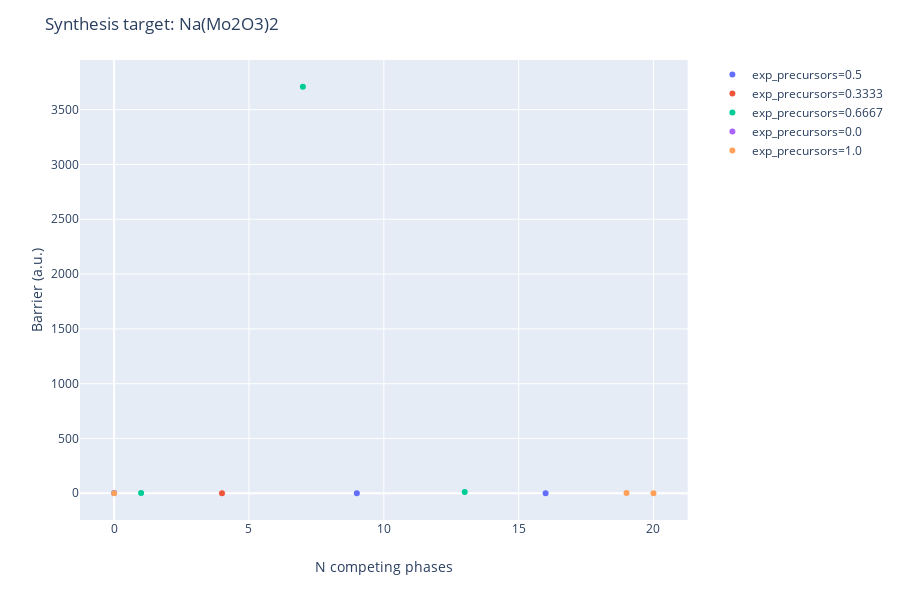

Notebook cell for this chart:
### Code cell
router.recommend_routes(temperature=1000, pressure=None, allow_gas_release=True, show_known_precursors_only=False)

### Figure 1 — Plotly figure (JSON) as saved in the notebook; plotly's stock layout.template omitted (floating-point values rounded to 4 significant figures)
{"data": [{"customdata": [["0.5 Na2Mo2O7(mp-19760) + 3.0 Mo(mp-129) + 1.25 O2(mp-1091399)"], ["0.5 Na2Mo2O7(mp-19760) + -1.75 O2(mp-1091399) + 3.0 MoO2(mp-510536)"], ["0.5 Na2O2(mp-2340) + -3.5 O2(mp-1091399) + 4.0 MoO3(mp-18856)"], ["4.0 Mo(mp-129) + 2.0 O2(mp-1091399) + 1.0 NaO2(mp-1901)"], ["3.75 Mo(mp-129) + 2.375 O2(mp-1091399) + 0.25 Na4MoO5(mp-29984)"], ["-3.25 O2(mp-1091399) + 3.5 MoO3(mp-18856) + 0.5 Na2MoO4(mp-18852)"], ["-3.25 O2(mp-1091399) + 4.0 MoO3(mp-18856) + 0.5 Na2O(mp-2352)"], ["-2.0 O2(mp-1091399) + 4.0 MoO2(mp-510536) + 1.0 NaO2(mp-1901)"], ["-1.375 O2(mp-1091399) + 3.75 MoO2(mp-510536) + 0.25 Na4MoO5(mp-29984)"]], "hoverlabel": {"namelength": 0}, "hovertemplate": "exp_precursors=0.5<br>n_competing=%{x}<br>barrier=%{y}<br>summary=%{customdata[0]}", "legendgroup": "exp_precursors=0.5", "marker": {"color": "#636efa", "symbol": "circle"}, "mode": "markers", "name": "exp_precursors=0.5", "showlegend": true, "type": "scatter", "x": [0, 0, 11, 9, 16, 0, 6, 1, 8], "xaxis": "x", "y": [3.144, null, null, 0.5591, 0.3737, null, null, null, null], "yaxis": "y"}, {"customdata": [["0.5 Na2Mo2O7(mp-19760) + 2.1667 Mo(mp-129) + 0.8333 MoO3(mp-18856)"], ["2.6667 Mo(mp-129) + 1.3333 MoO3(mp-18856) + 1.0 NaO2(mp-1901)"], ["2.1667 Mo(mp-129) + 1.5833 MoO3(mp-18856) + 0.25 Na4MoO5(mp-29984)"]], "hoverlabel": {"namelength": 0}, "hovertemplate": "exp_precursors=0.3333<br>n_competing=%{x}<br>barrier=%{y}<br>summary=%{customdata[0]}", "legendgroup": "exp_precursors=0.3333", "marker": {"color": "#EF553B", "symbol": "circle"}, "mode": "markers", "name": "exp_precursors=0.3333", "showlegend": true, "type": "scatter", "x": [1, 4, 6], "xaxis": "x", "y": [null, 1.139, null], "yaxis": "y"}, {"customdata": [["0.5 Na2Mo2O7(mp-19760) + 1.75 Mo(mp-129) + 1.25 MoO2(mp-510536)"], ["0.5 Na2O2(mp-2340) + 2.3333 Mo(mp-129) + 1.6667 MoO3(mp-18856)"], ["2.1667 Mo(mp-129) + 1.3333 MoO3(mp-18856) + 0.5 Na2MoO4(mp-18852)"], ["2.1667 Mo(mp-129) + 1.8333 MoO3(mp-18856) + 0.5 Na2O(mp-2352)"], ["2.0 Mo(mp-129) + 2.0 MoO2(mp-510536) + 1.0 NaO2(mp-1901)"], ["1.375 Mo(mp-129) + 2.375 MoO2(mp-510536) + 0.25 Na4MoO5(mp-29984)"]], "hoverlabel": {"namelength": 0}, "hovertemplate": "exp_precursors=0.6667<br>n_competing=%{x}<br>barrier=%{y}<br>summary=%{customdata[0]}", "legendgroup": "exp_precursors=0.6667", "marker": {"color": "#00cc96", "symbol": "circle"}, "mode": "markers", "name": "exp_precursors=0.6667", "showlegend": true, "type": "scatter", "x": [0, 13, 3, 7, 1, 0], "xaxis": "x", "y": [null, 11.86, null, 3709.0, 2.886, null], "yaxis": "y"}, {"customdata": [["0.5 Na2Mo2O7(mp-19760) + -3.25 O2(mp-1091399) + 3.0 MoO3(mp-18856)"], ["-4.0 O2(mp-1091399) + 4.0 MoO3(mp-18856) + 1.0 NaO2(mp-1901)"], ["-3.25 O2(mp-1091399) + 3.75 MoO3(mp-18856) + 0.25 Na4MoO5(mp-29984)"]], "hoverlabel": {"namelength": 0}, "hovertemplate": "exp_precursors=0.0<br>n_competing=%{x}<br>barrier=%{y}<br>summary=%{customdata[0]}", "legendgroup": "exp_precursors=0.0", "marker": {"color": "#ab63fa", "symbol": "circle"}, "mode": "markers", "name": "exp_precursors=0.0", "showlegend": true, "type": "scatter", "x": [0, 4, 5], "xaxis": "x", "y": [null, null, null], "yaxis": "y"}, {"customdata": [["0.5 Na2O2(mp-2340) + 4.0 Mo(mp-129) + 2.5 O2(mp-1091399)"], ["0.5 Na2O2(mp-2340) + 1.5 Mo(mp-129) + 2.5 MoO2(mp-510536)"], ["0.5 Na2O2(mp-2340) + -1.5 O2(mp-1091399) + 4.0 MoO2(mp-510536)"], ["3.5 Mo(mp-129) + 2.0 O2(mp-1091399) + 0.5 Na2MoO4(mp-18852)"], ["4.0 Mo(mp-129) + 2.75 O2(mp-1091399) + 0.5 Na2O(mp-2352)"], ["1.5 Mo(mp-129) + 2.0 MoO2(mp-510536) + 0.5 Na2MoO4(mp-18852)"], ["1.25 Mo(mp-129) + 2.75 MoO2(mp-510536) + 0.5 Na2O(mp-2352)"], ["-1.5 O2(mp-1091399) + 3.5 MoO2(mp-510536) + 0.5 Na2MoO4(mp-18852)"], ["-1.25 O2(mp-1091399) + 4.0 MoO2(mp-510536) + 0.5 Na2O(mp-2352)"]], "hoverlabel": {"namelength": 0}, "hovertemplate": "exp_precursors=1.0<br>n_competing=%{x}<br>barrier=%{y}<br>summary=%{customdata[0]}", "legendgroup": "exp_precursors=1.0", "marker": {"color": "#FFA15A", "symbol": "circle"}, "mode": "markers", "name": "exp_precursors=1.0", "showlegend": true, "type": "scatter", "x": [20, 5, 7, 0, 19, 0, 0, 0, 2], "xaxis": "x", "y": [0.8835, null, null, 0.5788, 1.911, null, null, null, null], "yaxis": "y"}], "layout": {"height": 600, "legend": {"tracegroupgap": 0}, "margin": {"t": 60}, "title": {"text": "Synthesis target: Na(Mo2O3)2"}, "xaxis": {"anchor": "y", "domain": [0, 0.98], "title": {"text": "N competing phases"}}, "yaxis": {"anchor": "x", "domain": [0, 1], "title": {"text": "Barrier (a.u.)"}}}}
